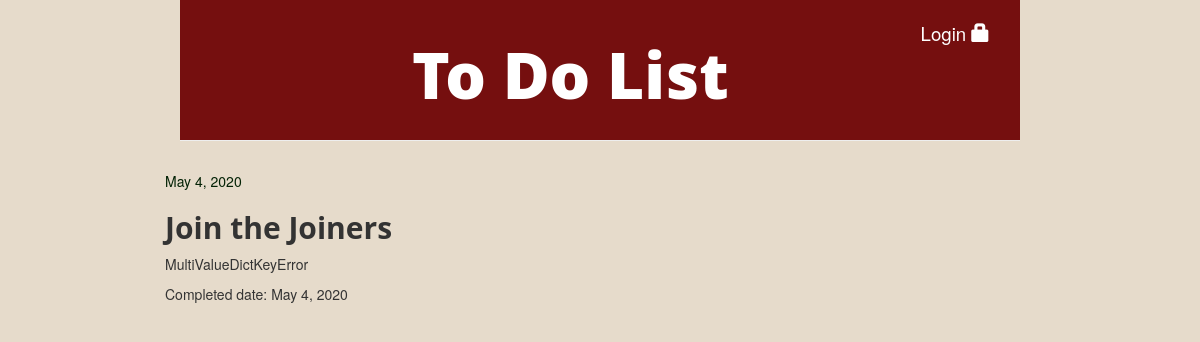
The app's page /task/16/ with its own data.
### todoapp/models.py (models this page shows, shortened)
class Task(models.Model):
    posted_by = models.ForeignKey(settings.AUTH_USER_MODEL, on_delete=models.CASCADE, null=True)
    task_title = models.CharField(max_length=100)
    task_text = models.TextField()
    posted_date = models.DateField(default=timezone.now)
    checkbox = models.BooleanField(default=False)
    completed_date = models.DateField(blank=True, null=True)

### todoapp/views.py (the view)
# urls.py: path('task/<int:pk>/', views.task_detail, name='task_detail'),
def task_detail(request, pk):
    task = get_object_or_404(Task, pk=pk)
    return render(request, 'todoapp/task_detail.html', {'task':task})

### todoapp/templates/todoapp/task_detail.html (shortened to what this page needs)
{% extends 'todoapp/base.html' %}
{% block content %}
    <div class="post">
        {% if task.posted_date %}
            <div class="date">
                {{ task.posted_date }}
            </div>
        {% endif %}
        <h2>{{ task.task_title }}</h2>
        <p>{{ task.task_text|linebreaksbr }}</p>
        <p>Completed date: {{ task.completed_date }}</p>
    </div>
{% endblock %}

### todoapp/static/css/todo.css (style rules this page uses)
body { padding-left: 180px; padding-right: 180px; background-color: rgb(230, 219, 203); }
h1, h2, h3, h4 { font-family: 'Open Sans'; font-weight: bold; }
.date { color: #032205; }

### records on screen
Task: posted_date "May 4, 2020", task_title "Join the Joiners", task_text "MultiValueDictKeyError", completed_date "May 4, 2020"
